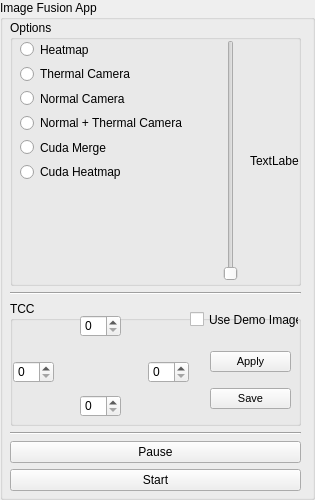
<?xml version="1.0" encoding="UTF-8"?>
<ui version="4.0">
 <class>GroupBox</class>
 <widget class="QGroupBox" name="GroupBox">
  <property name="windowModality">
   <enum>Qt::WindowModal</enum>
  </property>
  <property name="enabled">
   <bool>true</bool>
  </property>
  <property name="geometry">
   <rect>
    <x>0</x>
    <y>0</y>
    <width>315</width>
    <height>500</height>
   </rect>
  </property>
  <property name="sizePolicy">
   <sizepolicy hsizetype="Expanding" vsizetype="Expanding">
    <horstretch>0</horstretch>
    <verstretch>0</verstretch>
   </sizepolicy>
  </property>
  <property name="minimumSize">
   <size>
    <width>315</width>
    <height>450</height>
   </size>
  </property>
  <property name="maximumSize">
   <size>
    <width>315</width>
    <height>500</height>
   </size>
  </property>
  <property name="mouseTracking">
   <bool>true</bool>
  </property>
  <property name="windowTitle">
   <string>GroupBox</string>
  </property>
  <property name="title">
   <string>Image Fusion App</string>
  </property>
  <widget class="QWidget" name="verticalLayoutWidget_3">
   <property name="geometry">
    <rect>
     <x>10</x>
     <y>20</y>
     <width>291</width>
     <height>471</height>
    </rect>
   </property>
   <layout class="QVBoxLayout" name="verticalLayout_3" stretch="0,0,0,0,0,0">
    <item>
     <widget class="QGroupBox" name="groupBox">
      <property name="enabled">
       <bool>true</bool>
      </property>
      <property name="sizePolicy">
       <sizepolicy hsizetype="Expanding" vsizetype="Expanding">
        <horstretch>0</horstretch>
        <verstretch>0</verstretch>
       </sizepolicy>
      </property>
      <property name="baseSize">
       <size>
        <width>1</width>
        <height>0</height>
       </size>
      </property>
      <property name="title">
       <string>Options</string>
      </property>
      <property name="alignment">
       <set>Qt::AlignLeading|Qt::AlignLeft|Qt::AlignTop</set>
      </property>
      <widget class="QWidget" name="horizontalLayoutWidget">
       <property name="geometry">
        <rect>
         <x>200</x>
         <y>20</y>
         <width>41</width>
         <height>241</height>
        </rect>
       </property>
       <layout class="QHBoxLayout" name="horizontalLayout">
        <item>
         <widget class="QSlider" name="verticalSlider">
          <property name="orientation">
           <enum>Qt::Vertical</enum>
          </property>
         </widget>
        </item>
       </layout>
      </widget>
      <widget class="QWidget" name="verticalLayoutWidget">
       <property name="geometry">
        <rect>
         <x>10</x>
         <y>20</y>
         <width>181</width>
         <height>141</height>
        </rect>
       </property>
       <layout class="QVBoxLayout" name="verticalLayout">
        <item>
         <widget class="QRadioButton" name="radioButton_Thermal">
          <property name="text">
           <string>Heatmap</string>
          </property>
         </widget>
        </item>
        <item>
         <widget class="QRadioButton" name="radioButton_ThermalVisible">
          <property name="text">
           <string>Thermal Camera</string>
          </property>
         </widget>
        </item>
        <item>
         <widget class="QRadioButton" name="radioButton_ThermalVisible_2">
          <property name="text">
           <string>Normal Camera</string>
          </property>
         </widget>
        </item>
        <item>
         <widget class="QRadioButton" name="radioButton_VisibleThermal">
          <property name="text">
           <string>Normal + Thermal Camera</string>
          </property>
         </widget>
        </item>
        <item>
         <widget class="QRadioButton" name="radioButton_CudaMerge">
          <property name="text">
           <string>Cuda Merge</string>
          </property>
         </widget>
        </item>
        <item>
         <widget class="QRadioButton" name="radioButton_CudaHeatmap">
          <property name="text">
           <string>Cuda Heatmap</string>
          </property>
         </widget>
        </item>
       </layout>
      </widget>
      <widget class="QWidget" name="verticalLayoutWidget_2">
       <property name="geometry">
        <rect>
         <x>240</x>
         <y>20</y>
         <width>49</width>
         <height>241</height>
        </rect>
       </property>
       <layout class="QVBoxLayout" name="verticalLayout_Colors">
        <item>
         <widget class="QLabel" name="labelHeatMapImage">
          <property name="text">
           <string>TextLabel</string>
          </property>
         </widget>
        </item>
       </layout>
      </widget>
     </widget>
    </item>
    <item>
     <widget class="Line" name="line_2">
      <property name="orientation">
       <enum>Qt::Horizontal</enum>
      </property>
     </widget>
    </item>
    <item>
     <widget class="QGroupBox" name="groupBox_2">
      <property name="sizePolicy">
       <sizepolicy hsizetype="Expanding" vsizetype="Minimum">
        <horstretch>0</horstretch>
        <verstretch>0</verstretch>
       </sizepolicy>
      </property>
      <property name="minimumSize">
       <size>
        <width>0</width>
        <height>125</height>
       </size>
      </property>
      <property name="title">
       <string>TCC</string>
      </property>
      <widget class="QLabel" name="lbl_XStart_Up">
       <property name="geometry">
        <rect>
         <x>50</x>
         <y>40</y>
         <width>81</width>
         <height>51</height>
        </rect>
       </property>
       <property name="text">
        <string/>
       </property>
       <property name="pixmap">
        <pixmap>Temp/Images/arrows.png</pixmap>
       </property>
       <property name="scaledContents">
        <bool>true</bool>
       </property>
      </widget>
      <widget class="QSpinBox" name="spinBox_XStart">
       <property name="geometry">
        <rect>
         <x>3</x>
         <y>60</y>
         <width>41</width>
         <height>22</height>
        </rect>
       </property>
       <property name="maximum">
        <number>1920</number>
       </property>
      </widget>
      <widget class="QSpinBox" name="spinBox_XEnd">
       <property name="geometry">
        <rect>
         <x>138</x>
         <y>60</y>
         <width>41</width>
         <height>22</height>
        </rect>
       </property>
       <property name="maximum">
        <number>1920</number>
       </property>
      </widget>
      <widget class="QSpinBox" name="spinBox_YStart">
       <property name="geometry">
        <rect>
         <x>70</x>
         <y>14</y>
         <width>41</width>
         <height>22</height>
        </rect>
       </property>
       <property name="maximum">
        <number>1920</number>
       </property>
      </widget>
      <widget class="QSpinBox" name="spinBox_YEnd">
       <property name="geometry">
        <rect>
         <x>70</x>
         <y>94</y>
         <width>41</width>
         <height>22</height>
        </rect>
       </property>
       <property name="maximum">
        <number>1920</number>
       </property>
      </widget>
      <widget class="QWidget" name="verticalLayoutWidget_4">
       <property name="geometry">
        <rect>
         <x>200</x>
         <y>40</y>
         <width>81</width>
         <height>80</height>
        </rect>
       </property>
       <layout class="QVBoxLayout" name="verticalLayout_2">
        <item>
         <widget class="QPushButton" name="btn_SetThermalConf">
          <property name="font">
           <font>
            <pointsize>8</pointsize>
           </font>
          </property>
          <property name="text">
           <string>Apply</string>
          </property>
          <property name="default">
           <bool>false</bool>
          </property>
          <property name="flat">
           <bool>false</bool>
          </property>
         </widget>
        </item>
        <item>
         <widget class="QPushButton" name="btn_SaveThermalConf">
          <property name="font">
           <font>
            <pointsize>8</pointsize>
           </font>
          </property>
          <property name="text">
           <string>Save</string>
          </property>
          <property name="default">
           <bool>false</bool>
          </property>
          <property name="flat">
           <bool>false</bool>
          </property>
         </widget>
        </item>
       </layout>
      </widget>
      <widget class="QCheckBox" name="chk_ShowDemoImages">
       <property name="geometry">
        <rect>
         <x>180</x>
         <y>10</y>
         <width>109</width>
         <height>17</height>
        </rect>
       </property>
       <property name="text">
        <string>Use Demo Images</string>
       </property>
      </widget>
     </widget>
    </item>
    <item>
     <widget class="Line" name="line">
      <property name="orientation">
       <enum>Qt::Horizontal</enum>
      </property>
     </widget>
    </item>
    <item>
     <widget class="QPushButton" name="PauseButton_2">
      <property name="text">
       <string>Pause</string>
      </property>
     </widget>
    </item>
    <item>
     <widget class="QPushButton" name="StartButton">
      <property name="text">
       <string>Start</string>
      </property>
     </widget>
    </item>
   </layout>
  </widget>
 </widget>
 <resources/>
 <connections/>
</ui>
